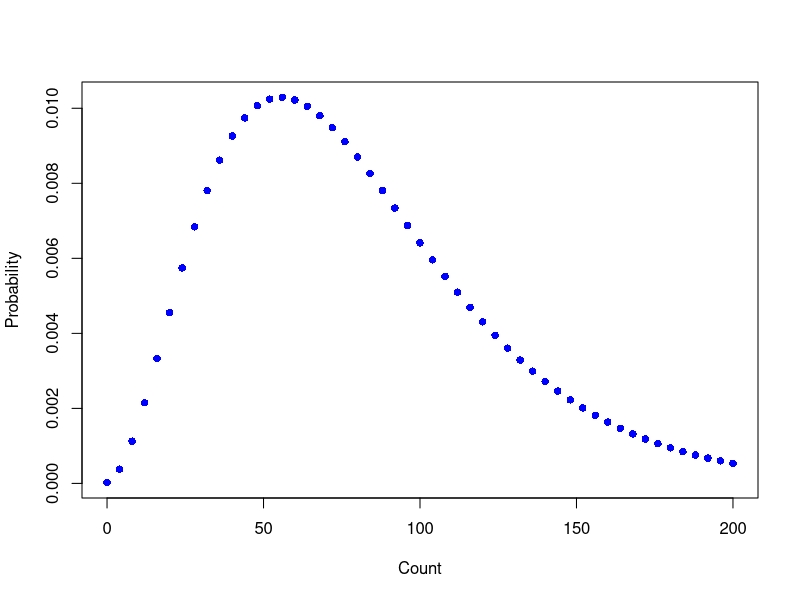

Reproduce this figure in R.

x <-seq(from=0, to=200, length = 51)

y <- dnbinom(x, size=1/0.3, mu=80)
plot(x, y, col="blue", xlab="Count", ylab="Probability", pch=16)

a <- seq(from=0, to=149)
b <- dnbinom(a, size=1/0.3, mu=80) 
pval1tail <- 1-sum(b)
print(pval1tail)